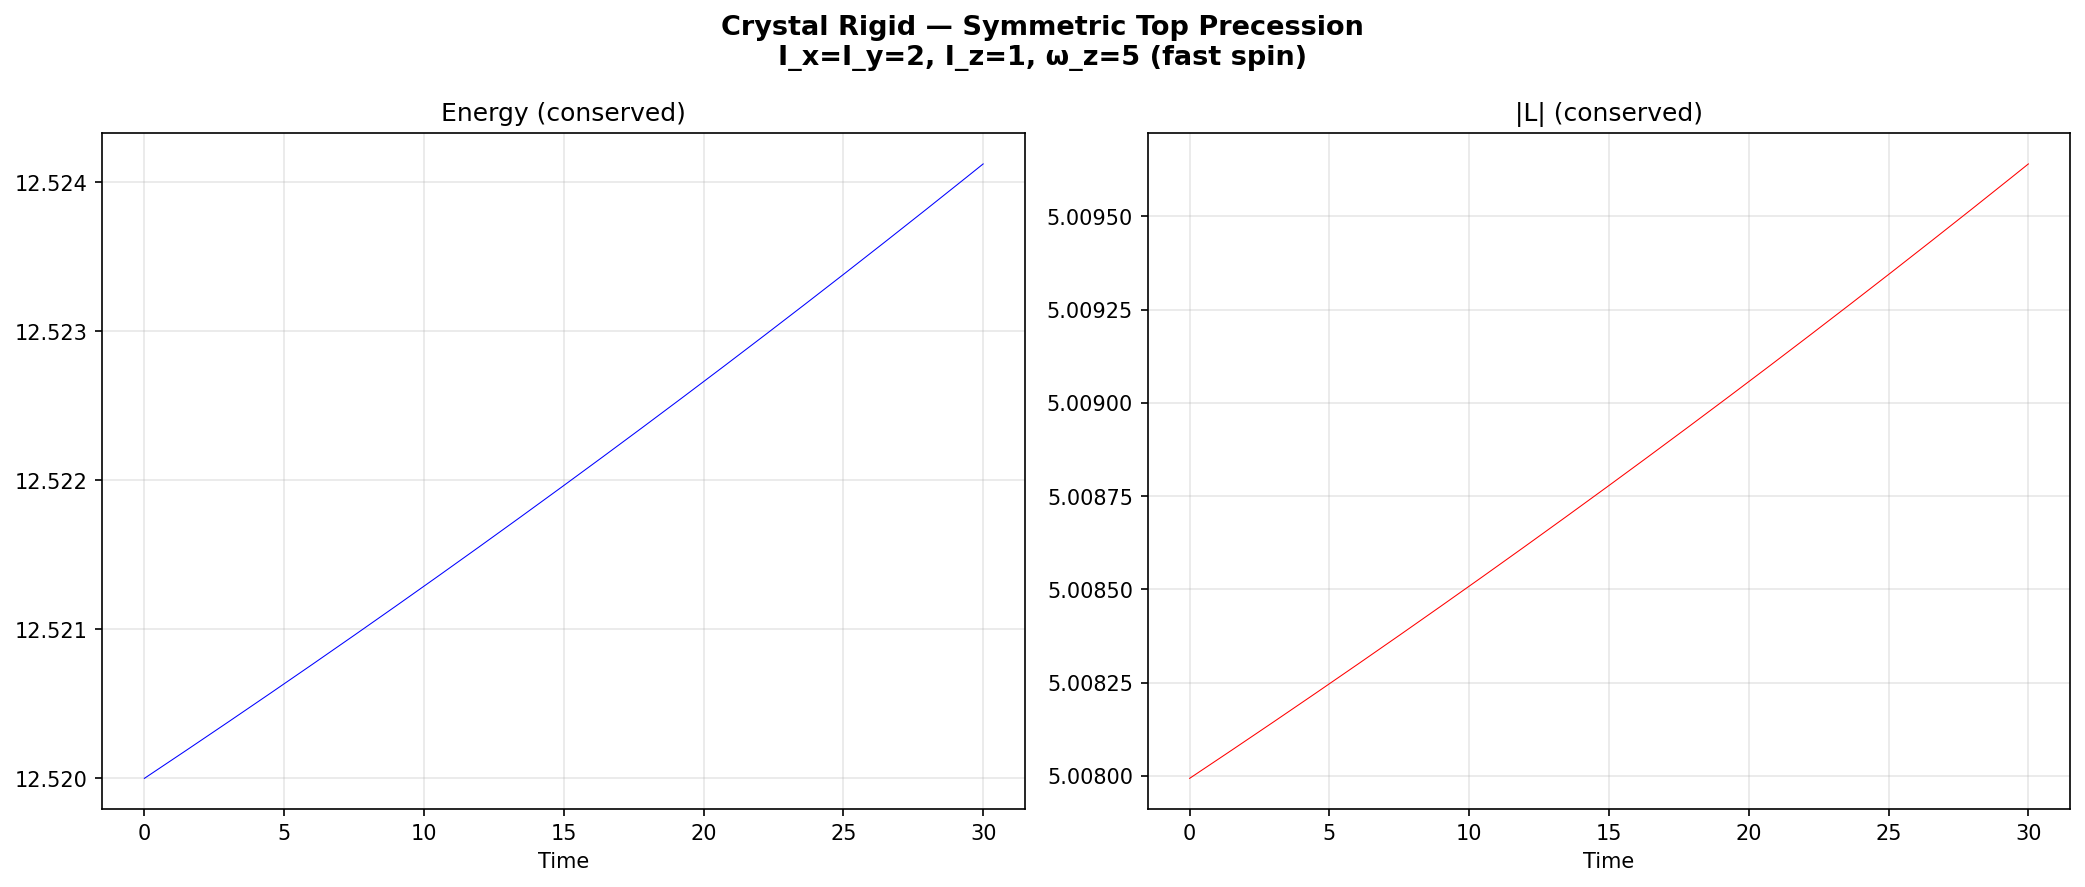

The script that saved this image:
#!/usr/bin/env python3
"""Crystal Rigid — Gyroscope: symmetric top precession"""
import crystal_toe as ct
import numpy as np
import matplotlib.pyplot as plt

toe = ct.Toe(); rg = toe.rigid()
# Symmetric top (I_x = I_y ≠ I_z)
ens, lms, qns = rg.simulate(2.0, 2.0, 1.0, 0.1, 0.1, 5.0, 0.001, 30000)

fig, axes = plt.subplots(1, 2, figsize=(14, 6))
fig.suptitle("Crystal Rigid — Symmetric Top Precession\nI_x=I_y=2, I_z=1, ω_z=5 (fast spin)", fontsize=13, fontweight='bold')

t = np.arange(len(ens)) * 0.001
axes[0].plot(t, ens, 'b-', linewidth=0.5)
axes[0].set_title('Energy (conserved)'); axes[0].set_xlabel('Time'); axes[0].grid(True, alpha=0.3)

axes[1].plot(t, lms, 'r-', linewidth=0.5)
axes[1].set_title('|L| (conserved)'); axes[1].set_xlabel('Time'); axes[1].grid(True, alpha=0.3)
plt.tight_layout(); plt.savefig('rigid_gyroscope.png', dpi=150, bbox_inches='tight'); plt.show()
